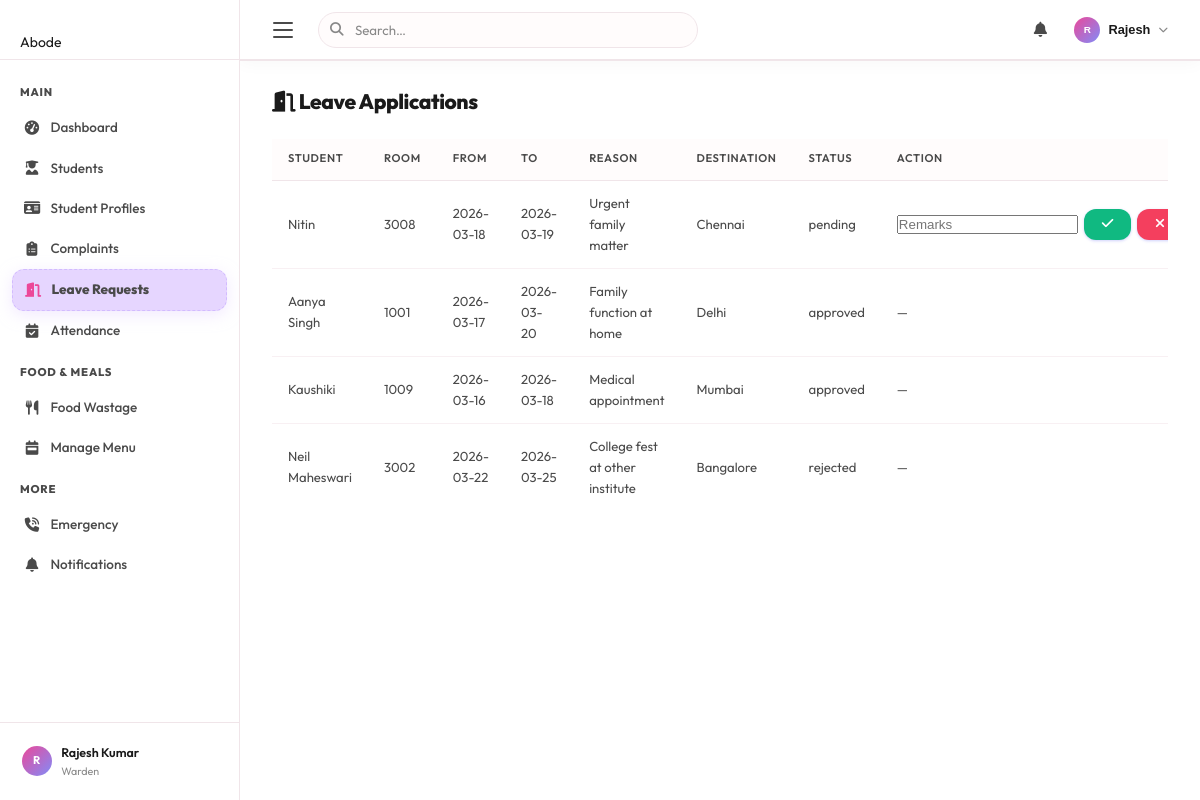
The app's page /leave/ (signed in) with its own data.
### tables this page shows
CREATE TABLE leave_pass (
            id INTEGER PRIMARY KEY AUTOINCREMENT,
            student_id INTEGER NOT NULL,
            from_date TEXT NOT NULL,
            to_date TEXT NOT NULL,
            reason TEXT NOT NULL,
            destination TEXT,
            status TEXT DEFAULT 'pending',
            approved_by INTEGER DEFAULT NULL,
            approved_at TIMESTAMP,
            warden_remarks TEXT,
            created_at TIMESTAMP DEFAULT CURRENT_TIMESTAMP,
            FOREIGN KEY (student_id) REFERENCES users(id) ON DELETE CASCADE,
            FOREIGN KEY (approved_by) REFERENCES users(id) ON DELETE SET NULL
        );

CREATE TABLE users (
            id INTEGER PRIMARY KEY AUTOINCREMENT,
            username TEXT UNIQUE NOT NULL,
            password TEXT NOT NULL,
            full_name TEXT NOT NULL,
            email TEXT UNIQUE NOT NULL,
            role TEXT CHECK(role IN ('student','warden')) NOT NULL,
            created_at TIMESTAMP DEFAULT CURRENT_TIMESTAMP
        , onboarding_complete INTEGER DEFAULT 0);

CREATE TABLE students (
            id INTEGER PRIMARY KEY AUTOINCREMENT,
            user_id INTEGER UNIQUE NOT NULL,
            roll_number TEXT UNIQUE,
            course TEXT,
            year INTEGER DEFAULT 1,
            room_number TEXT,
            phone TEXT,
            parent_name TEXT,
            parent_phone TEXT,
            address TEXT, allergies TEXT DEFAULT 'None',
            FOREIGN KEY (user_id) REFERENCES users(id) ON DELETE CASCADE
        );

### routes/leave.py (the view)
@bp.route('/')
@login_required
def list_leaves():
    cursor = get_cursor()
    uid  = session['user_id']
    role = session['role']
    if role == 'warden':
        cursor.execute("""
            SELECT lp.id, u.full_name, s.room_number, lp.from_date, lp.to_date,
                   lp.reason, lp.destination, lp.status, lp.created_at
            FROM leave_pass lp
            JOIN users u ON lp.student_id = u.id
            JOIN students s ON u.id = s.user_id
            ORDER BY CASE lp.status WHEN 'pending' THEN 0 ELSE 1 END, lp.created_at DESC
        """)
    else:
        cursor.execute("""
            SELECT lp.id, lp.from_date, lp.to_date, lp.reason, lp.destination,
                   lp.status, lp.warden_remarks, lp.created_at
            FROM leave_pass lp WHERE lp.student_id = ? ORDER BY lp.created_at DESC
        """, (uid,))
    leaves = cursor.fetchall()
    return render_template('leave_pass.html', leaves=leaves, role=role)

### app.py (called while the page is built)
@app.context_processor
def inject_unread_count():
    if 'user_id' in session:
        from services.db import get_cursor
        uid = session['user_id']
        try:
            cursor = get_cursor()
            cursor.execute("""
                SELECT COUNT(*) AS cnt FROM notifications
                WHERE (user_id = ? OR user_id IS NULL) AND is_read = 0
            """, (uid,))
            result = cursor.fetchone()
            return {'unread_count': result['cnt'] if result else 0}
        except Exception:
            return {'unread_count': 0}
    return {'unread_count': 0}

### routes/leave.py (called while the page is built)
def login_required(f):
    @wraps(f)
    def decorated(*args, **kwargs):
        if 'user_id' not in session:
            return redirect(url_for('auth.login'))
        return f(*args, **kwargs)
    return decorated

### services/db.py (called while the page is built)
def get_db():
    if 'db' not in g:
        g.db = sqlite3.connect(Config.DB_PATH)
        g.db.row_factory = sqlite3.Row   # Access columns by name like a dict
        g.db.execute("PRAGMA foreign_keys = ON")
    return g.db

def get_cursor(dictionary=True):
    db = get_db()
    return db.cursor()

### templates/leave_pass.html (shortened to what this page needs)
{% extends "base.html" %}
{% block content %}
<div class="page-header fade-in">
    <h2><i class="fas fa-door-open"></i> Leave Applications</h2>
</div>
{% if leaves %}
<div class="dash-section fade-in fade-in-1">
    <div class="table-wrapper">
        <table class="data-table">
            <thead>
                <tr>
                    {% if role == 'warden' %}<th>Student</th>
                    <th>Room</th>{% endif %}
                    <th>From</th>
                    <th>To</th>
                    <th>Reason</th>
                    <th>Destination</th>
                    <th>Status</th>
                    {% if role == 'warden' %}<th>Action</th>{% endif %}
                </tr>
            </thead>
            <tbody>
                {% for l in leaves %}
                <tr>
                    {% if role == 'warden' %}
                    <td>{{ l.full_name }}</td>
                    <td>{{ l.room_number }}</td>
                    {% endif %}
                    <td>{{ l.from_date }}</td>
                    <td>{{ l.to_date }}</td>
                    <td>{{ l.reason[:50] }}{% if l.reason|length > 50 %}...{% endif %}</td>
                    <td>{{ l.destination or '-' }}</td>
                    <td><span class="badge-status {{ l.status }}">{{ l.status }}</span></td>
                    {% if role == 'warden' %}
                    <td>
                        {% if l.status == 'pending' %}
                        <form method="POST" action="{{ url_for('leave.action', leave_id=l.id) }}" class="inline-form">
                            <input type="text" name="remarks" class="input-sm" placeholder="Remarks">
                            <button type="submit" name="decision" value="approved" class="btn-green btn-sm"><i
                                    class="fas fa-check"></i></button>
                            <button type="submit" name="decision" value="rejected" class="btn-red btn-sm"><i
                                    class="fas fa-xmark"></i></button>
                        </form>
                        {% else %}
                        <span class="text-muted">—</span>
                        {% endif %}
                    </td>
                    {% endif %}
                </tr>
                {% endfor %}
            </tbody>
        </table>
    </div>
</div>
{% else %}
<div class="empty-state fade-in">
    <div class="empty-icon"><i class="fas fa-inbox" style="color:var(--text-muted)"></i></div>
    <p>No leave applications found.</p>
</div>
{% endif %}
{% endblock %}

### static/css/style.css (style rules this page uses)
*, *::before, *::after { box-sizing: border-box; margin: 0; padding: 0; }
:root { --sidebar-w: 240px; --topbar-h: 60px; --bg: #FFFCFC; --bg-card: #ffffff; --sidebar-bg: #ffffff; --topbar-bg: #ffffff; --primary: #EC4899; --primary-dark: #BE185D; --primary-light: #FBCFE8; --primary-glow: rgba(236, 72, 153, 0.4); --text: #1A1A1A; --text-2: #4A4A4A; --text-3: #888888; --text-inv: #ffffff; --border: #F0E5E9; --border-2: #F8F0F3; --divider: #F8F0F3; --abode-pink: #EC4899; --abode-lavender: #E6D6FF; --abode-mint: #DFF5E1; --abode-beige: #F5EBDD; --green: #DFF5E1; --green-soft: #F2FCEF; --green-text: #2C7A3A; --red: #FDA4AF; --red-soft: #FFE4E6; --red-text: #BE123C; --orange: #F5EBDD; --orange-soft: #FDF9F2; --orange-text: #9B6220; --blue: #E6D6FF; --blue-soft: #F5F0FF; --blue-text: #5b3699; --shadow-xs: 0 1px 2px rgba(0,0,0,.03); --shadow-sm: 0 4px 12px rgba(0,0,0,.04); --shadow: 0 8px 24px rgba(0,0,0,.06); --shadow-md: 0 12px 32px rgba(0,0,0,.08); --shadow-lg: 0 20px 48px rgba(0,0,0,.1); --r-sm: 12px; --r: 16px; --r-lg: 20px; --r-xl: 24px; --r-full: 9999px; }
html { scroll-behavior: smooth; }
body { font-family: 'Outfit', system-ui, -apple-system, sans-serif; background: var(--bg); color: var(--text); line-height: 1.6; min-height: 100vh; overflow-x: hidden; font-size: 14px; }
h1,h2,h3,h4,h5 { font-family: 'Outfit', sans-serif; color: var(--text); line-height: 1.3; }
.page-header { display: flex; align-items: flex-start; justify-content: space-between; gap: 1rem; margin-bottom: 1.5rem; }
.btn-sm { padding: .3rem .7rem; font-size: .75rem; }
.btn-primary-compat, button[type="submit"] { display: inline-flex; align-items: center; gap: .4rem; padding: .55rem 1.1rem; border-radius: var(--r-sm); font-size: .83rem; font-weight: 600; font-family: inherit; cursor: pointer; border: none; background: var(--primary); color: #fff; transition: all .18s; box-shadow: 0 1px 3px rgba(99,102,241,.3); }
.btn-green { background: #10B981 !important; color: #fff; border: none; cursor: pointer; border-radius: var(--r-sm); padding: .4rem .8rem; font-size: .85rem; font-weight: 800; font-family: inherit; transition: all .18s; }
.btn-red { background: #F43F5E !important; color: #fff; border: none; cursor: pointer; border-radius: var(--r-sm); padding: .4rem .8rem; font-size: .85rem; font-weight: 800; font-family: inherit; transition: all .18s; }
.table-wrapper { overflow-x: auto; }
.data-table { width: 100%; border-collapse: collapse; font-size: .82rem; }
.data-table thead th { background: var(--bg); padding: .7rem 1rem; text-align: left; font-size: .7rem; font-weight: 600; color: var(--text-2); text-transform: uppercase; letter-spacing: .6px; border-bottom: 1px solid var(--border); white-space: nowrap; }
.data-table tbody td { padding: .75rem 1rem; color: var(--text-2); border-bottom: 1px solid var(--divider); vertical-align: middle; }
.data-table tbody tr:last-child td { border-bottom: none; }
.data-table tbody tr { transition: background .12s; }
.inline-form { display: flex; align-items: center; gap: .4rem; }
.text-muted { color: var(--text-2); font-size: .82rem; }
.fade-in { animation: fadeInUp .4s ease both; }
.fade-in-1 { animation-delay: .05s; }

### static/css/abode-animations.css (style rules this page uses)
:root { --abode-bg: #FFFFFF; --abode-text: #1A1A1A; --abode-text-muted: #888888; --abode-border: none; --abode-shadow: 0 10px 30px rgba(0,0,0,0.06); --abode-shadow-active: 0 4px 15px rgba(0,0,0,0.08); }
body { font-family: 'Outfit', sans-serif; background-color: var(--abode-bg); color: var(--abode-text); -webkit-font-smoothing: antialiased; }
h1, h2, h3, h4 { font-family: 'Outfit', sans-serif; font-weight: 800; letter-spacing: -0.02em; }

### records on screen
leave_pass: full_name "Nitin", room_number "3008", from_date "2026-03-18", to_date "2026-03-19", reason "Urgent family matter", destination "Chennai", status "pending"
leave_pass: full_name "Aanya Singh", room_number "1001", from_date "2026-03-17", to_date "2026-03-20", reason "Family function at home", destination "Delhi", status "approved"
leave_pass: full_name "Kaushiki", room_number "1009", from_date "2026-03-16", to_date "2026-03-18", reason "Medical appointment", destination "Mumbai", status "approved"
leave_pass: full_name "Neil Maheswari", room_number "3002", from_date "2026-03-22", to_date "2026-03-25", reason "College fest at other institute", destination "Bangalore", status "rejected"

### other values on screen
{{ (session.full_name or 'U')[:1].upper() }} "R"
{{ session.full_name }} "Rajesh Kumar"
{{ session.role }} "Warden"
{{ (session.full_name or '').split()[0] }} "Rajesh"
